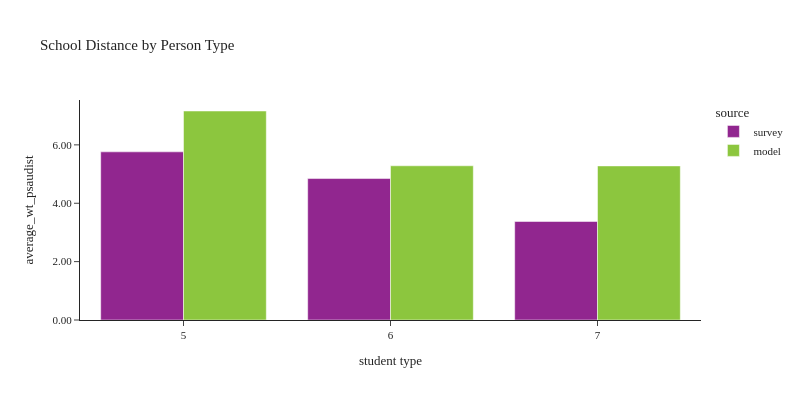

The cell this chart's notebook holds for it:
### Code cell
plot_school_location(df_students.filter(pl.col('pptyp').is_in([5, 6, 7])),
                     'pptyp', 'Person Type', 'student type')

### Figure 1 — Plotly figure (JSON) as saved in the notebook; plotly's stock layout.template omitted (floating-point values rounded to 4 significant figures)
{"data": [{"alignmentgroup": "True", "customdata": [[169], [530], [113]], "hovertemplate": "source=survey<br>pptyp=%{x}<br>average_wt_psaudist=%{y}<br>sample count=%{customdata[0]}<extra></extra>", "legendgroup": "survey", "marker": {"color": "#91268F", "pattern": {"shape": ""}}, "name": "survey", "offsetgroup": "survey", "orientation": "v", "showlegend": true, "textposition": "auto", "type": "bar", "x": [5, 7, 6], "xaxis": "x", "y": [5.761, 3.375, 4.846], "yaxis": "y"}, {"alignmentgroup": "True", "customdata": [[533934], [162375], [127563]], "hovertemplate": "source=model<br>pptyp=%{x}<br>average_wt_psaudist=%{y}<br>sample count=%{customdata[0]}<extra></extra>", "legendgroup": "model", "marker": {"color": "#8CC63E", "pattern": {"shape": ""}}, "name": "model", "offsetgroup": "model", "orientation": "v", "showlegend": true, "textposition": "auto", "type": "bar", "x": [7, 5, 6], "xaxis": "x", "y": [5.279, 7.16, 5.283], "yaxis": "y"}], "layout": {"barmode": "group", "font": {"size": 11}, "height": 400, "legend": {"title": {"text": "source"}, "tracegroupgap": 0}, "title": {"text": "School Distance by Person Type"}, "width": 800, "xaxis": {"anchor": "y", "domain": [0.0, 1.0], "title": {"text": "student type"}}, "yaxis": {"anchor": "x", "domain": [0.0, 1.0], "tickformat": ".2f", "title": {"text": "average_wt_psaudist"}}}}
